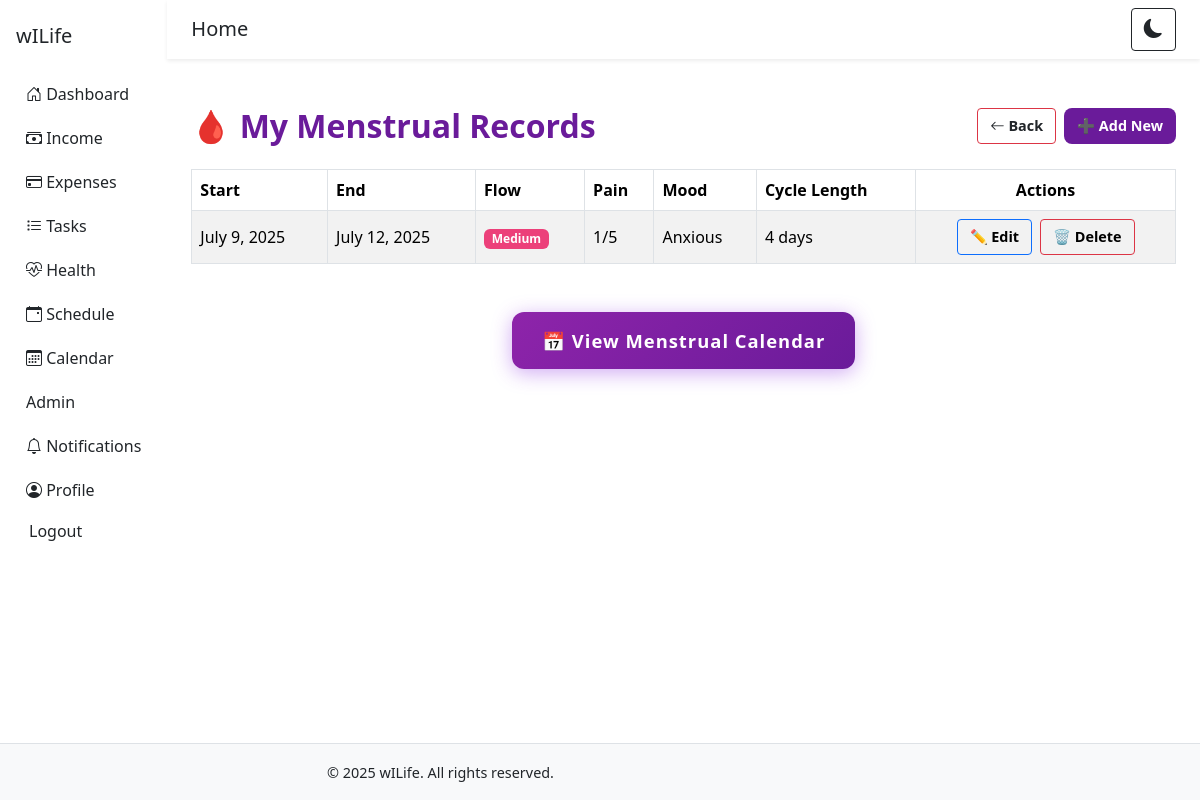
The app's page /menstrual/ (signed in) with its own data.
### core/models.py (models this page shows, shortened)
class MenstrualCycleRecord(models.Model):
    user = models.ForeignKey(settings.AUTH_USER_MODEL, on_delete=models.CASCADE)
    start_date = models.DateField()  # Tarehe ya kuanza hedhi
    end_date = models.DateField()    # Tarehe ya kumaliza
    flow_level = models.CharField(
        max_length=20,
        choices=[('light', 'Light'), ('medium', 'Medium'), ('heavy', 'Heavy')],
        default='medium'
    )
    pain_level = models.IntegerField(default=0)  # 0–10
    mood = models.CharField(max_length=100, blank=True, null=True)
    symptoms = models.TextField(blank=True, null=True)  # cramps, nausea, fatigue, etc.
    notes = models.TextField(blank=True, null=True)
    recorded_on = models.DateTimeField(auto_now_add=True)
    class Meta:
        ordering = ['-start_date']
    def cycle_length(self):
        return (self.end_date - self.start_date).days + 1

### core/views.py (the view)
# urls.py: path('menstrual/', views.menstrual_list, name='menstrual_list'),
@login_required
def menstrual_list(request):
    records = MenstrualCycleRecord.objects.filter(user=request.user)
    return render(request, 'menstrual_list.html', {'records': records})

### core/context_processors.py (called while the page is built)
def current_year(request):
    return {'year': datetime.now().year}

### core/templates/menstrual_list.html (shortened to what this page needs)
{% extends 'base.html' %}
{% block content %}
<div class="container py-4">
  <div class="row justify-content-between align-items-center mb-4 g-2">
    <div class="col-12 col-md-6">
      <h2 class="text-purple fw-bold d-flex align-items-center mb-2 mb-md-0">
        🩸 My Menstrual Records
      </h2>
    </div>
    <div class="col-12 col-md-6 d-flex justify-content-md-end gap-2">
      <a href="{% url 'health_list' %}" class="btn btn-outline-danger btn-sm" title="Back to Health Records">
        <i class="bi bi-arrow-left"></i> Back
      </a>
      <a href="{% url 'menstrual_add' %}" class="btn btn-purple text-white btn-sm">
        ➕ Add New
      </a>
    </div>
  </div>
  {% if records %}
  <div class="table-responsive">
    <table class="table table-bordered table-striped align-middle mb-0">
      <thead class="text-white" style="background-color: #6a1b9a;">
        <tr>
          <th>Start</th>
          <th>End</th>
          <th>Flow</th>
          <th>Pain</th>
          <th>Mood</th>
          <th>Cycle Length</th>
          <th class="text-center">Actions</th>
        </tr>
      </thead>
      <tbody>
        {% for r in records %}
        <tr style="background-color: #fdf4ff;">
          <td>{{ r.start_date }}</td>
          <td>{{ r.end_date }}</td>
          <td><span class="badge bg-pink text-white">{{ r.flow_level|title }}</span></td>
          <td>{{ r.pain_level }}/5</td>
          <td>{{ r.mood|default:"-" }}</td>
          <td>{{ r.cycle_length }} days</td>
          <td class="text-center">
            <div class="d-flex justify-content-center gap-2 flex-wrap">
              <a href="{% url 'menstrual_update' r.id %}" class="btn btn-sm btn-outline-primary">
                ✏️ Edit
              </a>
              <a href="{% url 'menstrual_delete' r.id %}" class="btn btn-sm btn-outline-danger"
                 onclick="return confirm('Are you sure you want to delete this record?');">
                🗑️ Delete
              </a>
            </div>
          </td>
        </tr>
        {% endfor %}
      </tbody>
    </table>
  </div>
  <div class="text-center mt-5">
    <a href="{% url 'menstrual_calendar' %}" class="calendar-btn">
      📅 View Menstrual Calendar
    </a>
  </div>
  {% else %}
  <div class="alert alert-info shadow-sm mt-4">
    No menstrual records found. Start by <a href="{% url 'menstrual_add' %}">adding one</a>.
  </div>
  {% endif %}
</div>
{% endblock %}

### core/templates/base.html (style rules this page uses)
body, .sidebar, .navbar, .container-fluid, .main-content { background-color: white !important; color: #212529 !important; }
.sidebar a, .navbar a, .btn, .navbar-brand { color: inherit; }

### core/templates/menstrual_list.html (style rules this page uses)
.text-purple { color: #6a1b9a; }
.bg-pink { background-color: #ec407a; }
.btn-purple { background-color: #6a1b9a; border-radius: 8px; }
.btn-sm { font-size: 0.9rem; font-weight: 600; padding: 6px 12px; }
.calendar-btn { display: inline-block; padding: 15px 30px; font-size: 1.15rem; font-weight: bold; color: white; background: linear-gradient(135deg, #8e24aa, #6a1b9a); border: none; border-radius: 12px; text-decoration: none; box-shadow: 0 4px 20px rgba(138, 43, 226, 0.4); transition: all 0.3s ease-in-out; animation: bounceGlow 2s ease-in-out infinite; letter-spacing: 1px; }

### records on screen
MenstrualCycleRecord: start_date "July 9, 2025", end_date "July 12, 2025", flow_level "Medium", pain_level "1", mood "Anxious", cycle_length "4"
